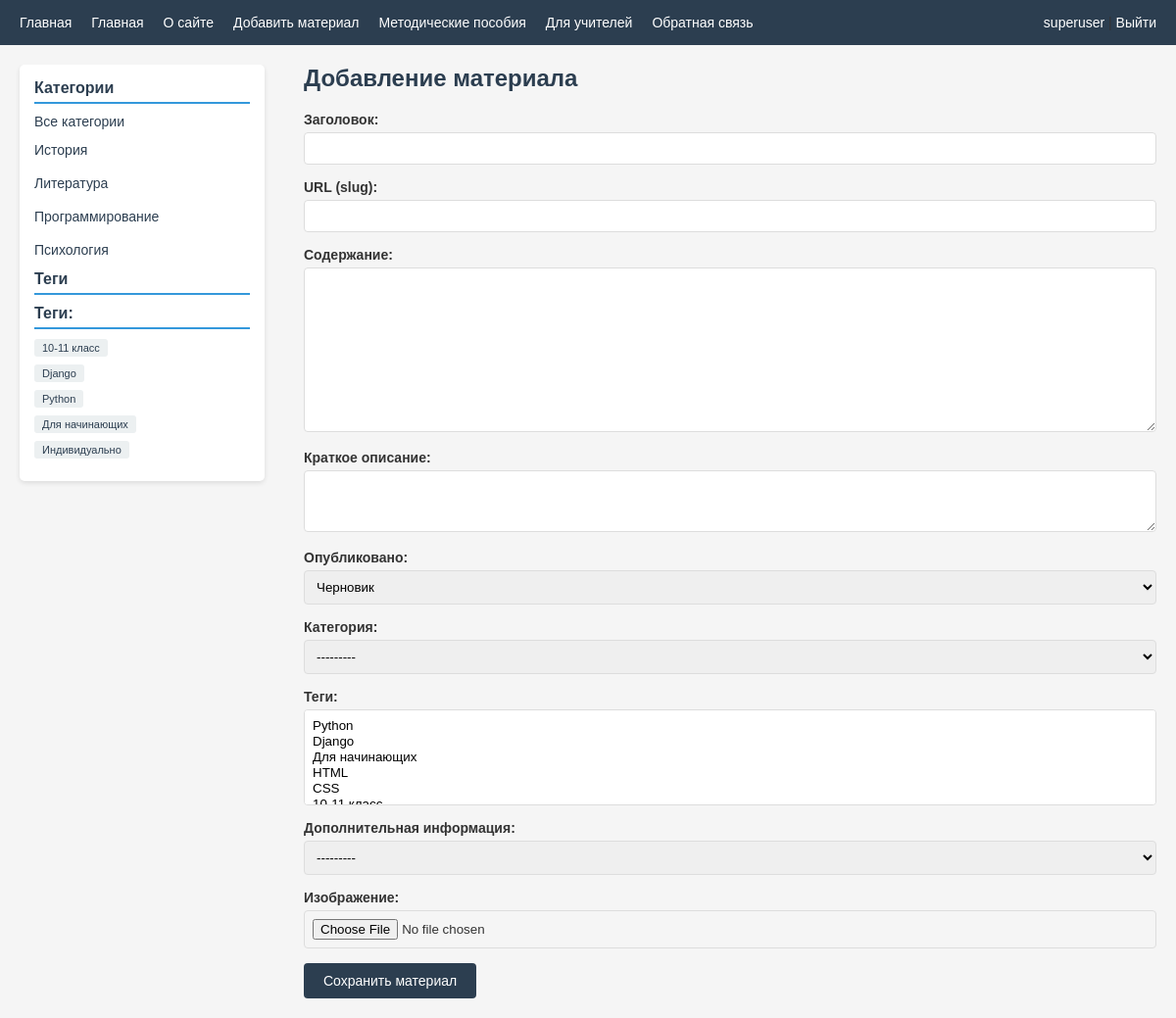
The page /add-material-model/ (signed in) on the database its author committed.
### users/models.py (models this page shows, shortened)
class User(AbstractUser):
    photo = models.ImageField(
        upload_to='users/%Y/%m/%d/',
        blank=True,
        null=True,
        verbose_name='Фотография'
    )
    date_birth = models.DateField(
        blank=True,
        null=True,
        verbose_name='Дата рождения'
    )
    class Meta:
        verbose_name = 'Пользователь'
        verbose_name_plural = 'Пользователи'

### sites/models.py (models this page shows, shortened)
class Category(models.Model):
    name = models.CharField(max_length=100, db_index=True, verbose_name="Название категории")
    slug = models.SlugField(max_length=255, unique=True, db_index=True, verbose_name="URL")
    class Meta:
        verbose_name = "Категория"
        verbose_name_plural = "Категории"
    def __str__(self):
        return self.name
    def get_absolute_url(self):
        return reverse('category', kwargs={'cat_slug': self.slug})

class TagPost(models.Model):
    tag = models.CharField(max_length=100, db_index=True, verbose_name="Тег")
    slug = models.SlugField(max_length=255, unique=True, db_index=True, verbose_name="URL")
    class Meta:
        verbose_name = "Тег"
        verbose_name_plural = "Теги"
    def __str__(self):
        return self.tag

### sites/views.py (the view, shortened to what this page needs)
# urls.py: path('add-material-model/', views.AddMaterialCreateView.as_view(), name='add_material_model'),
class AddMaterialCreateView(LoginRequiredMixin, DataMixin, CreateView):
    model = Material
    form_class = AddMaterialModelForm
    template_name = 'sites/add_material_model.html'
    success_url = reverse_lazy('home')
    def get_context_data(self, **kwargs):
        context = super().get_context_data(**kwargs)
        return self.get_mixin_context(context, title='Добавление материала')

### sites/templatetags/sites_tags.py (called while the page is built)
@register.inclusion_tag('sites/list_categories.html')
def show_categories(cat_selected=0):
    cats = Category.objects.annotate(total=Count('materials')).filter(
        total__gt=0,
        materials__is_published=1
    ).distinct()
    return {'cats': cats, 'cat_selected': cat_selected}

@register.inclusion_tag('sites/list_tags.html')
def show_tags():
    tags = TagPost.objects.annotate(total=Count('materials')).filter(
        total__gt=0,
        materials__is_published=1
    ).distinct()
    return {'tags': tags}

### sites/utils.py (called while the page is built)
    def get_mixin_context(self, context, **kwargs):
        context['mainmenu'] = menu
        context['cat_selected'] = None
        context.update(kwargs)
        return context

### users/authentication.py (called while the page is built)
    def get_user(self, user_id):
        user_model = get_user_model()
        try:
            return user_model.objects.get(pk=user_id)
        except user_model.DoesNotExist:
            return None

### sites/templates/sites/add_material_model.html (shortened to what this page needs)
{% extends 'base.html' %}
{% block content %}
    <h1>{{ title }}</h1>
    <form action="" method="post" enctype="multipart/form-data">
        {% for field in form %}
            <div class="form-field {% if field.errors %}has-error{% endif %}">
                <label class="form-label" for="{{ field.id_for_label }}">
                    {{ field.label }}:
                </label>
                {{ field }}
            </div>
        {% endfor %}
        <button type="submit">Сохранить материал</button>
    </form>
{% endblock %}

### sites/templates/base.html (shortened to what this page needs)
<!DOCTYPE html>
{% load static %}
{% load sites_tags %}
<html>
<head>
</head>
<body>
    <div class="header">
        <ul id="mainmenu" class="mainmenu">
            <li><a href="{% url 'home' %}">Главная</a></li>
            {% for m in mainmenu %}
                <li><a href="{% url m.url_name %}">{{ m.title }}</a></li>
            {% endfor %}
            {% if user.is_authenticated %}
                <li class="last">
                    <a href="{% url 'users:profile' %}">{{ user.username }}</a> |
                    <a href="{% url 'users:logout' %}">Выйти</a>
                </li>
            {% else %}
                <li class="last">
                    <a href="{% url 'users:login' %}">Войти</a> |
                    <a href="{% url 'users:register' %}">Регистрация</a>
                </li>
            {% endif %}
        </ul>
    </div>
    <div class="content">
        <div class="sidebar">
            <h3>Категории</h3>
            <ul>
                {% if cat_selected == 0 %}
                    <li class="selected">Все категории</li>
                {% else %}
                    <li><a href="{% url 'home' %}">Все категории</a></li>
                {% endif %}
                {% show_categories cat_selected %}
            </ul>
            <h3>Теги</h3>
            {% show_tags %}
        </div>
        <div class="main-content">
            {% block content %}
            {% endblock %}
        </div>
    </div>
</body>
</html>

### sites/templates/sites/list_categories.html
{% for cat in cats %}
    {% if cat.id == cat_selected %}
        <li class="selected">{{ cat.name }}</li>
    {% else %}
        <li><a href="{{ cat.get_absolute_url }}" class="category-link">{{ cat.name }}</a></li>
    {% endif %}
{% endfor %}

### sites/templates/sites/list_tags.html
{% if tags %}
    <h3>Теги:</h3>
    <ul class="tags-list">
        {% for t in tags %}
            <li><a href="{% url 'tag' t.slug %}">{{ t.tag }}</a></li>
        {% endfor %}
    </ul>
{% endif %}

### sites/templates/base.html (style rules this page uses)
* { margin: 0; padding: 0; box-sizing: border-box; }
body { font-family: Arial, sans-serif; background: #f5f5f5; color: #333; font-size: 14px; }
.header { background: #2c3e50; padding: 15px 20px; }
#mainmenu { list-style: none; display: flex; align-items: center; gap: 20px; margin: 0; padding: 0; }
#mainmenu li { display: inline-block; }
#mainmenu a { color: white; text-decoration: none; font-size: 14px; }
#mainmenu .last { margin-left: auto; }
.content { max-width: 1200px; margin: 20px auto; padding: 0 20px; overflow: hidden; }
.sidebar { float: left; width: 250px; background: white; padding: 15px; border-radius: 5px; margin-right: 20px; box-shadow: 0 2px 5px rgba(0,0,0,0.1); }
.sidebar h3 { margin-bottom: 10px; color: #2c3e50; font-size: 16px; border-bottom: 2px solid #3498db; padding-bottom: 5px; }
.sidebar ul { list-style: none; margin: 0; padding: 0; }
.sidebar li { margin: 8px 0; }
.sidebar a { color: #2c3e50; text-decoration: none; }
.main-content { margin-left: 290px; }
.tags-list { margin: 10px 0; }
.tags-list a { background: #ecf0f1; padding: 3px 8px; border-radius: 3px; font-size: 11px; color: #2c3e50; text-decoration: none; margin-right: 5px; display: inline-block; }
.form-field { margin-bottom: 15px; }
.form-label { display: block; font-weight: bold; margin-bottom: 5px; }
.form-input { width: 100%; padding: 8px; border: 1px solid #ddd; border-radius: 4px; }
button { background: #2c3e50; color: white; padding: 10px 20px; border: none; border-radius: 4px; cursor: pointer; font-size: 14px; }
.sidebar .category-link { color: #2c3e50; text-decoration: none; display: block; padding: 5px 0; transition: all 0.3s ease; }
h1 { font-size: 24px; margin-bottom: 20px; color: #2c3e50; }
a { color: #3498db; text-decoration: none; }

### sites/templates/sites/add_material_model.html (style rules this page uses)
.form-field { margin-bottom: 15px; }
.form-label { display: block; font-weight: bold; margin-bottom: 5px; }
.form-input, select { width: 100%; padding: 8px; border: 1px solid #ddd; border-radius: 4px; }
textarea { width: 100%; padding: 8px; border: 1px solid #ddd; border-radius: 4px; }
button { background: #2c3e50; color: white; padding: 10px 20px; border: none; border-radius: 4px; cursor: pointer; }

### rows shown on the page
User: username "superuser"
Category: name "История"
Category: name "Литература"
Category: name "Программирование"
Category: name "Психология"
TagPost: tag "10-11 класс"
TagPost: tag "Django"
TagPost: tag "Python"
TagPost: tag "Для начинающих"
TagPost: tag "Индивидуально"

### other values the page prints
{{ m.title }} "Главная" "О сайте" "Добавить материал" "Методические пособия" "Для учителей" "Обратная связь"
{{ title }} "Добавление материала"
{{ field.label }} "Заголовок" "URL (slug)" "Содержание" "Краткое описание" "Опубликовано" "Категория" "Теги" "Дополнительная информация" "Изображение"
